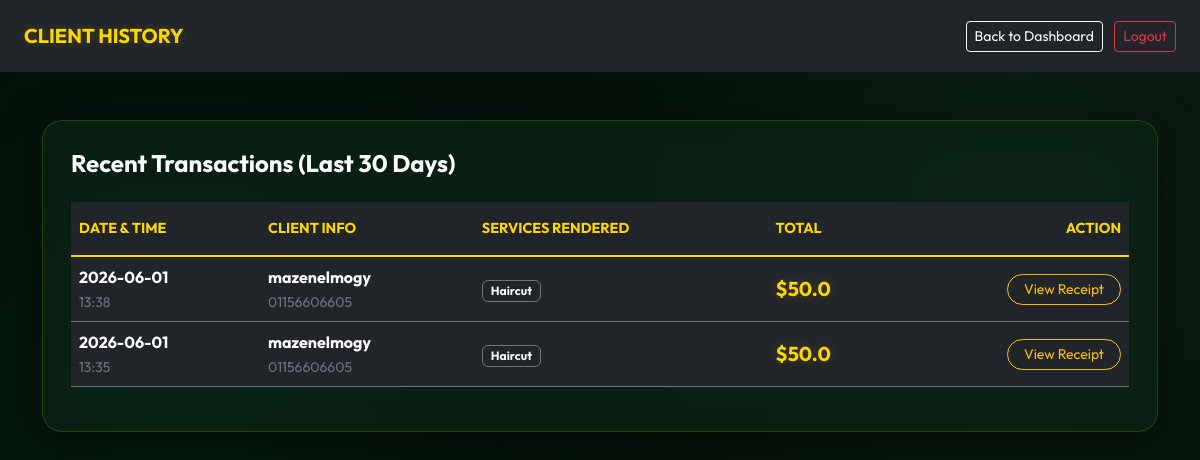
The app's page /clients (signed in), older data.
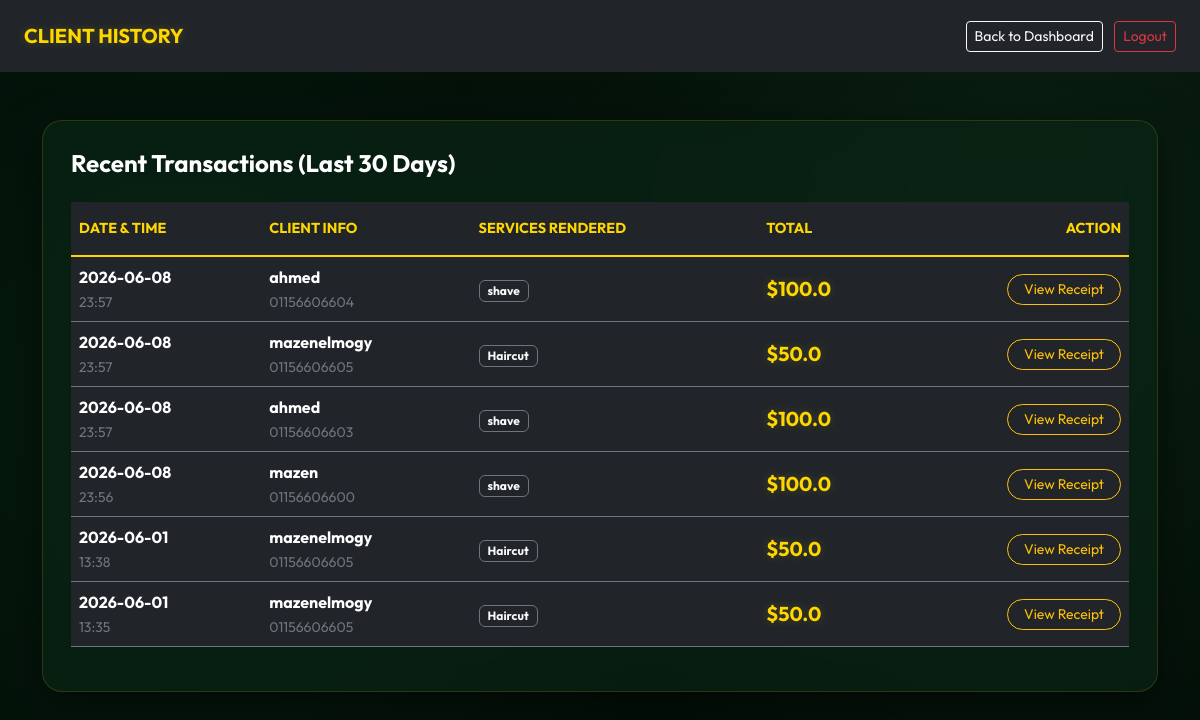
The same page, newer data.
### app.py (models this page shows)
class Transaction(db.Model):
    id = db.Column(db.Integer, primary_key=True)
    name = db.Column(db.String(100), nullable=False)
    phone = db.Column(db.String(20))
    total_price = db.Column(db.Float)
    timestamp = db.Column(db.DateTime, default=datetime.now)
    client_id = db.Column(db.Integer, db.ForeignKey('client.id'), nullable=True)
    barber_id = db.Column(db.Integer, db.ForeignKey('barber.id'), nullable=True)
    barber_cut = db.Column(db.Float, default=0.0)
    barber = db.relationship('Barber', backref='transactions')
    payment_method = db.Column(db.String(20), default='Cash')
    discount = db.Column(db.Float, default=0.0)
    photo_filename = db.Column(db.String(255), nullable=True)
    products_list = db.relationship('TransactionProduct', backref='transaction', lazy=True, cascade="all, delete-orphan")
    services_list = db.relationship('TransactionService', backref='transaction', lazy=True, cascade="all, delete-orphan")
    @property
    def services(self):
        return ", ".join([ts.service_name for ts in self.services_list])

class TransactionService(db.Model):
    id = db.Column(db.Integer, primary_key=True)
    transaction_id = db.Column(db.Integer, db.ForeignKey('transaction.id'), nullable=False)
    service_id = db.Column(db.Integer, db.ForeignKey('service.id'), nullable=True)
    service_name = db.Column(db.String(100), nullable=False)
    price_charged = db.Column(db.Float, nullable=False)

### app.py (the view)
@app.route('/clients')
@login_required
def clients():
    thirty_days_ago = datetime.now() - timedelta(days=30)
    recent_transactions = Transaction.query.filter(Transaction.timestamp >= thirty_days_ago).order_by(Transaction.timestamp.desc()).all()
    return render_template('clients.html', transactions=recent_transactions)

### app.py (called while the page is built, shortened)
@login_manager.user_loader
def load_user(user_id):
    return User.query.get(int(user_id))

@app.context_processor
def inject_translations():
    lang = session.get('lang', 'en')
    translations = {}
    def t(key, default_english):
        return translations.get(key, default_english)
    return dict(t=t, current_lang=lang)

@app.context_processor
def inject_global_data():
    lang = session.get('lang', 'en')
    translations = {}
    def t(key, default_english):
        return translations.get(key, default_english)
    low_stock_count = 0
    if current_user.is_authenticated and current_user.role == 'owner':
        low_stock_count = Product.query.filter(Product.is_active == True, Product.stock <= Product.low_stock_threshold).count()
    return dict(t=t, current_lang=lang, low_stock_count=low_stock_count)

### templates/clients.html (shortened to what this page needs)
<!DOCTYPE html>
<html lang="en">
<head>
    <link href="https://cdn.jsdelivr.net/npm/bootstrap@5.3.0/dist/css/bootstrap.min.css" rel="stylesheet">
    <link rel="stylesheet" href="{{ url_for('static', filename='style.css') }}">
</head>
<body>
<nav class="navbar navbar-dark bg-dark px-4 py-3 sticky-top animate-fade">
    <span class="navbar-brand text-gold fw-bold">CLIENT HISTORY</span>
    <div>
        <a href="/cashier" class="btn btn-outline-light btn-sm me-2">Back to Dashboard</a>
        <a href="/logout" class="btn btn-outline-danger btn-sm">Logout</a>
    </div>
</nav>
<div class="container mt-5">
    <div class="luxury-card animate-fade-up">
        <h4 class="mb-4 text-white fw-bold">Recent Transactions (Last 30 Days)</h4>
        <div class="table-responsive">
            <table class="table table-dark table-hover table-borderless">
                <thead>
                    <tr class="text-secondary border-bottom border-secondary">
                        <th class="py-3">DATE & TIME</th>
                        <th class="py-3">CLIENT INFO</th>
                        <th class="py-3">SERVICES RENDERED</th>
                        <th class="py-3">TOTAL</th>
                        <th class="text-end py-3">ACTION</th>
                    </tr>
                </thead>
                <tbody>
                    {% for t in transactions %}
                    <tr class="border-bottom border-secondary align-middle">
                        <td>
                            <div class="text-white fw-bold">{{ t.timestamp.strftime('%Y-%m-%d') }}</div>
                            <small class="text-secondary">{{ t.timestamp.strftime('%H:%M') }}</small>
                        </td>
                        <td>
                            <div class="fw-bold text-white">{{ t.name }}</div>
                            <small class="text-secondary">{{ t.phone }}</small>
                        </td>
                        <td><span class="badge bg-dark border border-secondary text-light px-2 py-1">{{ t.services }}</span></td>
                        <td class="fw-bold text-gold fs-5">${{ t.total_price }}</td>
                        <td class="text-end">
                            <a href="/receipt/{{ t.id }}" class="btn btn-sm btn-outline-warning rounded-pill px-3">View Receipt</a>
                        </td>
                    </tr>
                    {% else %}
                    <tr>
                        <td colspan="5" class="text-center py-5 text-secondary">No recent transactions found.</td>
                    </tr>
                    {% endfor %}
                </tbody>
            </table>
        </div>
    </div>
</div>
</body>
</html>

### static/style.css (style rules this page uses)
:root { --bg-deep: #030e08; --card-bg: rgba(10, 38, 22, 0.65); --gold-bright: #FFD700; --gold-dark: #b8962d; --text-pure: #FFFFFF; --text-sage: #A3C2B1; --neon-glow: rgba(255, 215, 0, 0.3); --border-color: rgba(255, 215, 0, 0.15); }
body { background-color: var(--bg-deep); background-image: radial-gradient(circle at 15% 50%, rgba(10, 50, 25, 0.4), transparent 50%), radial-gradient(circle at 85% 30%, rgba(20, 60, 30, 0.4), transparent 50%); color: var(--text-pure); font-family: 'Outfit', sans-serif; min-height: 100vh; }
.luxury-card { background: var(--card-bg); backdrop-filter: blur(16px); -webkit-backdrop-filter: blur(16px); border: 1px solid var(--border-color); border-radius: 20px; padding: 28px; box-shadow: 0 10px 40px rgba(0, 0, 0, 0.5); transition: all 0.4s cubic-bezier(0.175, 0.885, 0.32, 1.275); }
.text-gold { color: var(--gold-bright) !important; text-shadow: 0 0 10px rgba(255, 215, 0, 0.2); }
.table { color: var(--text-pure); }
.table thead th { border-bottom: 2px solid var(--gold-bright); color: var(--gold-bright); font-size: 0.9rem; text-transform: uppercase; }
.table tbody tr { border-bottom: 1px dashed rgba(163, 194, 177, 0.2); transition: 0.2s; }

Row changes from the older to the newer data that the page shows:
added Transaction: timestamp "2026-06-08", timestamp "23:57", name "ahmed", phone "01156606604", services "shave", total_price "100.0"
added Transaction: timestamp "2026-06-08", timestamp "23:57", name "mazenelmogy", phone "01156606605", services "Haircut", total_price "50.0"
added Transaction: timestamp "2026-06-08", timestamp "23:57", name "ahmed", phone "01156606603", services "shave", total_price "100.0"
added Transaction: timestamp "2026-06-08", timestamp "23:56", name "mazen", phone "01156606600", services "shave", total_price "100.0"
